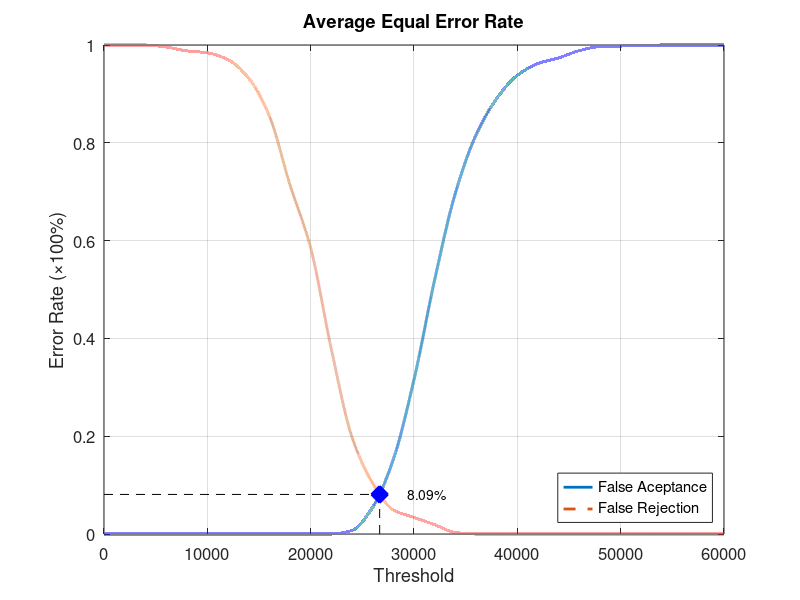
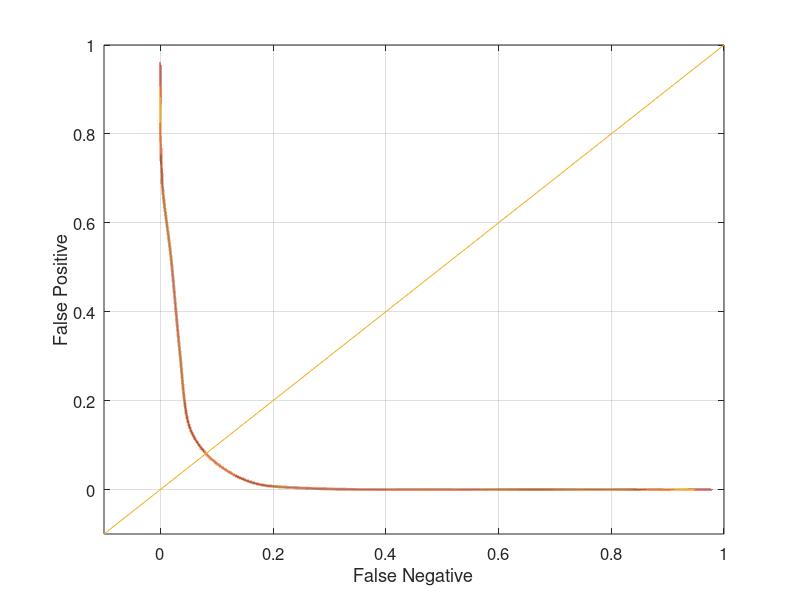

MATLAB code for these plots, in order:
function yEER = Database1Average
close all;
clear;
clc;
x = 0:2000:60000;
xq = 0:0.5:60000;

y0 = [0 0 0 0 0 0 0 0 0 0 0 0 0.00736842 0.0547368 0.152632 0.315789 0.52 0.696842 0.815789 0.890526 0.937895 0.962105 0.973684 0.988421 0.996842 0.997895 0.998947 1 1 1 1];
yy0 = interp1(x, y0, xq, 'pchip');
y1 = [1 1 1 0.996 0.988 0.984 0.97 0.932 0.855 0.714 0.585 0.378 0.198 0.104 0.049 0.034 0.019 0.003 0 0 0 0 0 0 0 0 0 0 0 0 0];
yy1 = interp1(x, y1, xq, 'pchip');

% Calculating EER: 
y2 = abs(y0 - y1);
find(y2 == min(y2))
yy2 = abs(yy0 - yy1);
xEER = find(yy2 == min(yy2));
xEERIndex = xq(xEER) % X-axis EER
yEER = yy0(xEER) % Y-axis EER

main = figure
plot(xq, yy0,'-','LineWidth', 2);	hold on
plot(xq, yy1,'--','LineWidth', 2);	hold on
plot([xEERIndex xEERIndex], [0 yEER], 'k--');	hold on
plot([0 xEERIndex], [yEER yEER], 'k--');	hold on
plot(xEERIndex, yEER, 'bx', 'LineWidth', 10);	hold on
text(xEERIndex + 10 * xEERIndex / 100, yEER, [num2str(round((10000 * yEER)) / 100) '%'])
legend('False Aceptance', 'False Rejection', 'Location', 'SouthEast')
xlabel('Threshold')
ylabel('Error Rate (\times100%)')
title('Average Equal Error Rate')
set(gca, 'FontSize', 12)
axis([0 60000 0 1])
grid on

print(main, 'Database1AverageMain', '-dpng');
FNRxFPR = figure('Color', [1 1 1]);
plot(yy1, yy0, '-', yy1, yy0, 'LineWidth', 2);
hold on
y = -0.1:0.1:1
plot(y, y); 
set(gca, 'FontSize', 12)
xlabel('False Negative')
ylabel('False Positive')
axis([-0.1 1 -0.1 1])
set(gca, 'FontSize', 12)
grid on

print(FNRxFPR, 'Database1AverageFNRxFPR','-dpng');
end
